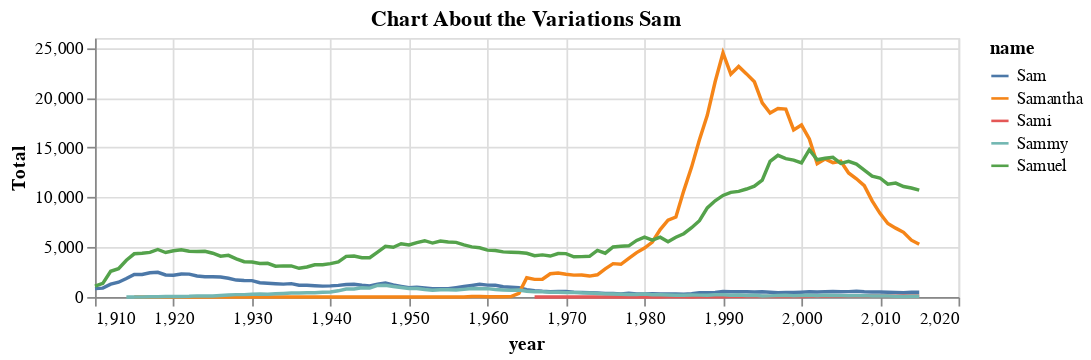

The code cell stored with this chart in its notebook:
### Markdown cell above
## Chart for my name

### Code cell
my_name_list = ['Sam', 'Samantha', 'Sammy', 'Sami', 'Samuel']

# my_names = (names.query('name in @my_name_list')
#     .groupby('name')
#     .mean()
#     .filter(['WA', 'Total'])
#     .sort_values('WA', ascending=False))

my_names = (names.query('name in @my_name_list'))

my_name_chart = (alt.Chart(my_names)
    .mark_line()
    .encode(
        x = 'year',
        y = 'Total',
        color = 'name')
    .properties(
        height = 150,
        width = 500,
        title = {'text': 'Chart About the Variations Sam'}
    )
        )
my_name_chart

### Figure 1 — Vega-Lite specification as saved in the notebook (floating-point values rounded to 4 significant figures; data arrays with more than 128 entries replaced by an {"elided": "..."} marker saying what was removed)
{"config": {"view": {"continuousWidth": 400, "continuousHeight": 300}}, "data": {"name": "data-0abd3f1205badee1861f52029c5d866f"}, "mark": "line", "encoding": {"color": {"type": "nominal", "field": "name"}, "x": {"type": "quantitative", "field": "year"}, "y": {"type": "quantitative", "field": "Total"}}, "height": 150, "title": {"text": "Chart About the Variations Sam"}, "width": 500, "$schema": "https://vega.github.io/schema/vega-lite/v4.8.1.json", "datasets": {"data-0abd3f1205badee1861f52029c5d866f": {"elided": "426 records"}}}
